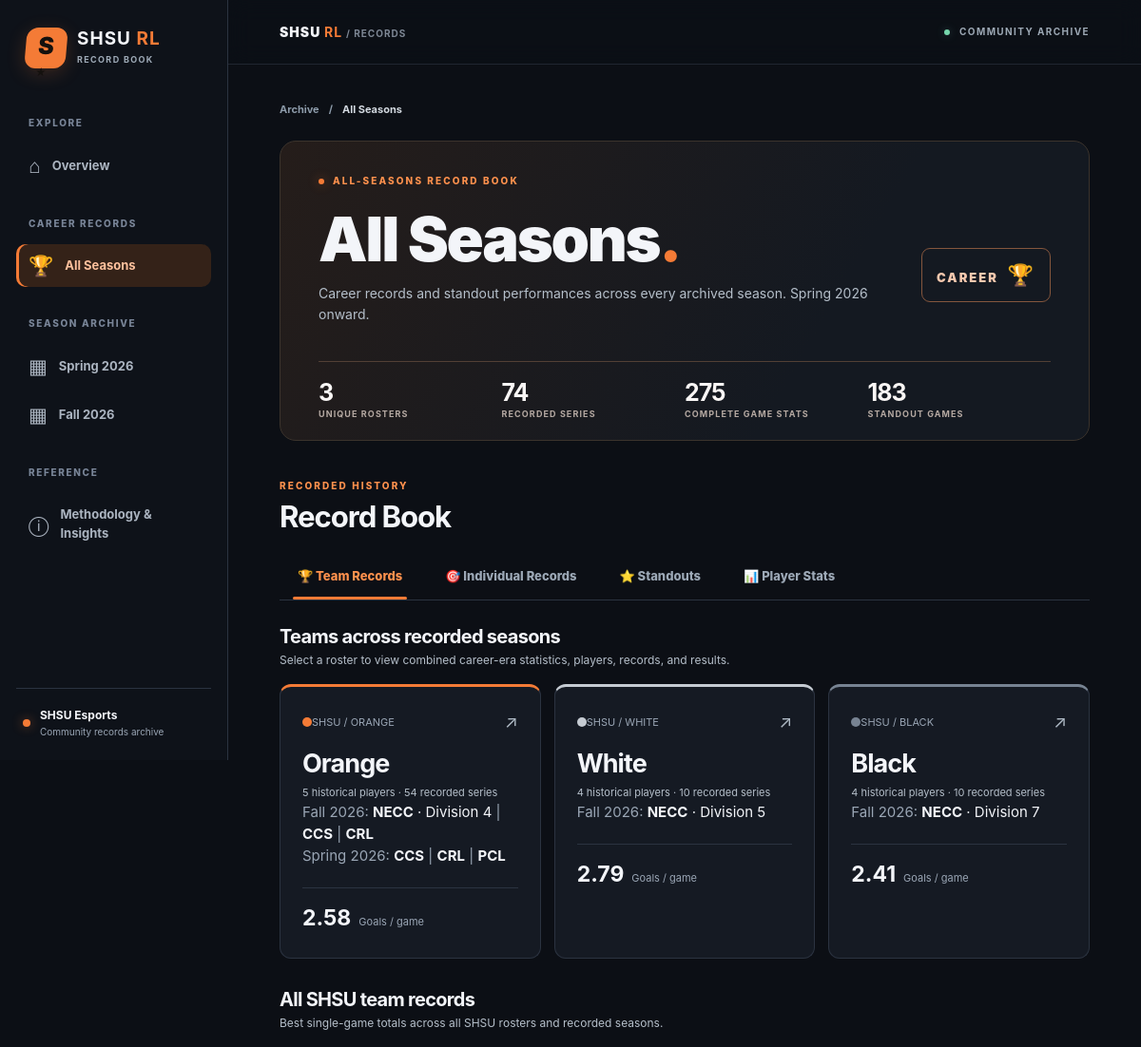
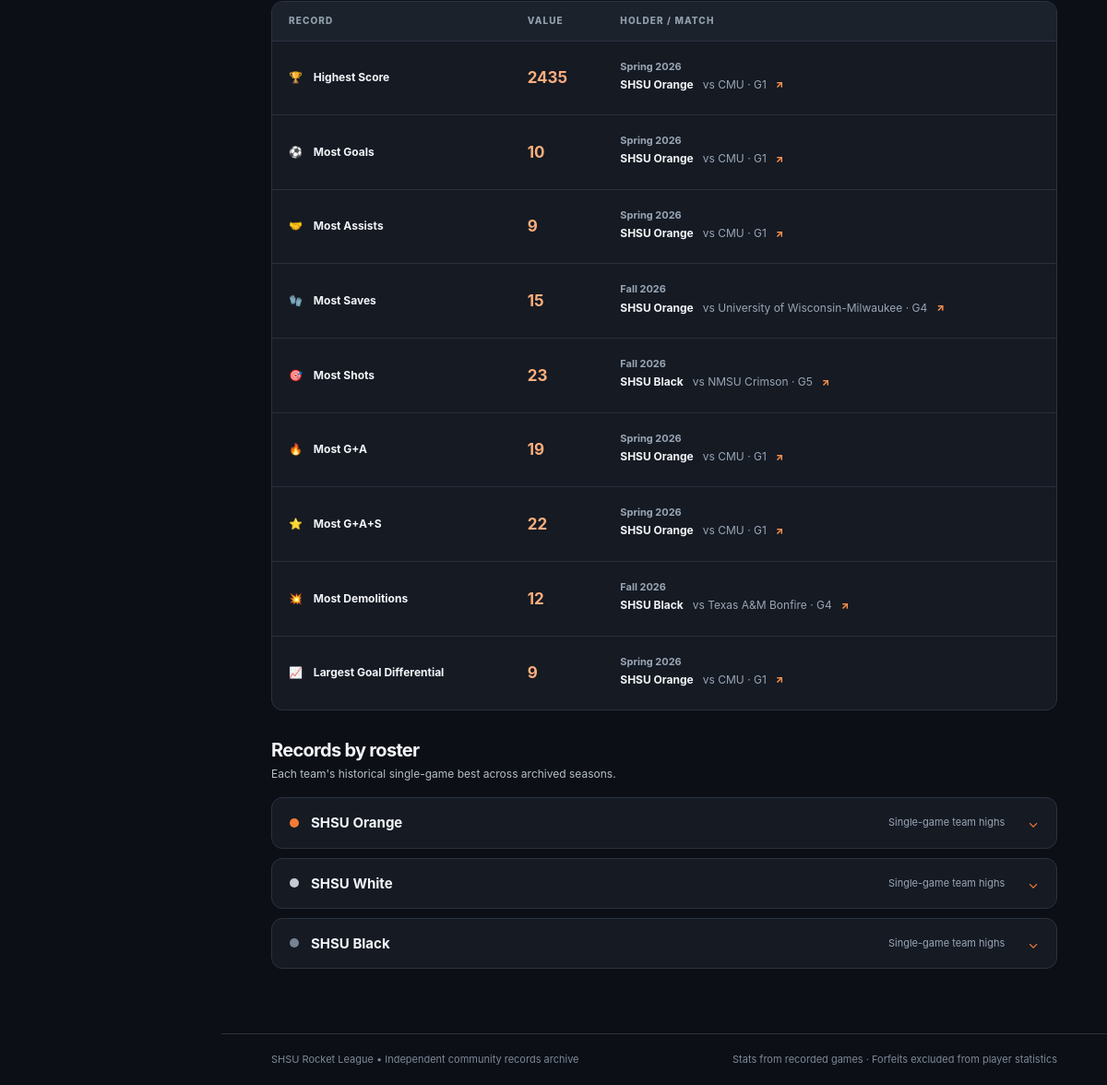
The app's page /all-seasons/ with its own data (2 pictures, top to bottom).
### tables this page shows
CREATE TABLE seasons (
 id INTEGER PRIMARY KEY, slug TEXT NOT NULL UNIQUE, name TEXT NOT NULL UNIQUE
);

CREATE TABLE team_seasons (
 id INTEGER PRIMARY KEY,
 season_id INTEGER NOT NULL REFERENCES seasons(id),
 team_id INTEGER NOT NULL REFERENCES teams(id),
 UNIQUE(season_id, team_id),
 UNIQUE(id, season_id)
);

CREATE TABLE teams (
 id INTEGER PRIMARY KEY, slug TEXT NOT NULL UNIQUE, name TEXT NOT NULL UNIQUE
);

CREATE TABLE competitions (
 id INTEGER PRIMARY KEY, slug TEXT NOT NULL UNIQUE, name TEXT NOT NULL
);

### app.py (the view)
@app.route("/all-seasons/")
def all_seasons_page():
    conn = db()
    history = repo.seasons(conn)
    all_team_games = []
    appearances = []
    rostered_players = {}
    team_data = {}
    for historical_season in history:
        sid = historical_season["id"]
        all_team_games.extend(_labelled_games(
            repo.team_game_rows(conn, sid), historical_season
        ))
        appearances.extend(_labelled_games(
            repo.individual_games(conn, sid), historical_season
        ))
        for leader in repo.leaderboard(conn, sid):
            rostered_players[leader["player_id"]] = {
                "player_id": leader["player_id"], "slug": leader["slug"],
                "display_name": leader["display_name"]
            }
        for roster_team in repo.team_seasons(conn, sid):
            key = roster_team["slug"]
            item = team_data.setdefault(key, {
                "slug": key, "name": roster_team["name"],
                "series_count": 0, "roster_ids": set(), "games": [],
                "team_season_ids": []
            })
            item["series_count"] += len(repo.team_series(conn, roster_team["id"]))
            item["team_season_ids"].append(roster_team["id"])
            item["roster_ids"].update(
                member["id"] for member in repo.roster(conn, roster_team["id"])
            )
            item["games"].extend(
                _labelled_games(
                    repo.team_game_rows(conn, sid, roster_team["id"]),
                    historical_season,
                )
            )
    for appearance in appearances:
        rostered_players.setdefault(appearance["player_id"], {
            "player_id": appearance["player_id"],
            "slug": appearance["player_slug"],
            "display_name": appearance["display_name"],
        })
        if appearance["team_slug"] in team_data:
            team_data[appearance["team_slug"]]["roster_ids"].add(
                appearance["player_id"]
            )
    team_list = []
    for item in sorted(
        team_data.values(),
        key=lambda t: ({"orange": 0, "white": 1, "black": 2}.get(t["slug"], 99), t["name"]),
    ):
        item["averages"] = repo.aggregate_games(item["games"])
        item["records"] = repo.records_for_games(item["games"])
        item["roster"] = [{"id": pid} for pid in item["roster_ids"]]
        item["competitions"] = repo.team_competitions(conn, item["team_season_ids"])
        team_list.append(item)
    leaders = []
    player_stats = []
    for identity in rostered_players.values():
        player_games = repo.player_games(conn, None, identity["player_id"])
        summary = repo.player_summary(player_games)
        accolades = {
            cat["field"]: (summary["accolades"][i]["count"] if summary else 0)
            for i, cat in enumerate(repo.STANDOUT_TYPES)
        }
        leaders.append({
            **identity,
            "games_played": summary["games"] if summary else 0,
            "standout_games": summary["standouts"] if summary else 0,
            "standout_pct": summary["standout_pct"] if summary else None,
            **accolades,
            "season_names": ", ".join(
                season["name"] for season in reversed(repo.player_seasons(
                    conn, identity["player_id"]
                ))
            ),
        })
        affiliations = repo.player_affiliations(conn, identity["player_id"])
        player_stats.append({
            "slug": identity["slug"],
            "display_name": identity["display_name"],
            "team_names": ", ".join(
                f'{team["name"]} · {team["season_name"]}'
                for team in reversed(affiliations)
            ) or "—",
            "summary": summary,
        })
    leaders.sort(key=lambda p: (
        not bool(p["games_played"]),
        -(p["standout_pct"] or 0),
        -p["standout_games"],
        p["display_name"].casefold(),
    ))
    player_stats.sort(key=lambda p: (
        -(p["summary"]["games"] if p["summary"] else 0),
        p["display_name"].casefold(),
    ))
    return render_template(
        "season.html", active_page="all_seasons", all_time=True,
        season={"name": "All Seasons", "slug": "all"},
        recorded_seasons=list(reversed(history)),
        teams=team_list, team_records=repo.records_for_games(all_team_games),
        individual_records=repo.individual_records(appearances),
        personal_bests=repo.personal_best_scores(appearances),
        leaders=leaders, player_stats=player_stats,
        total_series=sum(team["series_count"] for team in team_list),
        games_imported=len(all_team_games), appearances=len(appearances),
        standout_count=sum(game["is_standout"] for game in appearances),
    )

### templates/season.html (shortened to what this page needs)
{% extends "base.html" %}
{% block content %}
<nav class="breadcrumbs" aria-label="Breadcrumb"><a href="{{ url_for('home') }}">Archive</a><span>/</span><span>{{ season.name }}</span></nav>
<section class="page-hero compact-hero">
  <div class="eyebrow"><span class="eyebrow-dot"></span> {{ "ALL-SEASONS RECORD BOOK" if all_time|default(false) else "SEASON RECORD BOOK" }}</div>
  <div class="page-hero-row">
    <div><h1>{{ season.name }}<span class="accent">.</span></h1><p>{% if all_time|default(false) %}Career records and standout performances across every archived season. Spring 2026 onward.{% else %}Records and standout performances across Orange, White, and Black.{% endif %}</p></div>
    <div class="season-tag">{% if all_time|default(false) %}CAREER <strong>🏆</strong>{% else %}{{ season.name.split(" ")[0] | upper }} <strong>{{ season.name[-2:] }}</strong>{% endif %}</div>
  </div>
  <div class="stat-strip">
    <div><strong>{{ teams|length }}</strong><span>{{ "Unique rosters" if all_time|default(false) else "SHSU Rosters" }}</span></div>
    <div><strong>{{ total_series }}</strong><span>Recorded Series</span></div>
    <div><strong>{{ games_imported }}</strong><span>Complete Game Stats</span></div>
    <div><strong>{{ standout_count }}</strong><span>Standout Games</span></div>
  </div>
</section>
<section class="content-section">
  <div class="section-heading"><div><p class="eyebrow">{{ "RECORDED HISTORY" if all_time|default(false) else "THIS SEASON" }}</p><h2>Record Book</h2></div></div>
  <div class="tabbar" role="tablist" aria-label="{{ season.name }} record categories" data-tabs>
    <button type="button" class="tab active" id="tab-teams" role="tab" aria-controls="panel-teams" aria-selected="true" data-tab="teams">🏆 Team Records</button>
    <button type="button" class="tab" id="tab-individuals" role="tab" aria-controls="panel-individuals" aria-selected="false" data-tab="individuals">🎯 Individual Records</button>
    <button type="button" class="tab" id="tab-standouts" role="tab" aria-controls="panel-standouts" aria-selected="false" data-tab="standouts">⭐ Standouts</button>
    <button type="button" class="tab" id="tab-player-stats" role="tab" aria-controls="panel-player-stats" aria-selected="false" data-tab="player-stats">📊 Player Stats</button>
  </div>
  <div class="tab-panel" id="panel-teams" role="tabpanel" aria-labelledby="tab-teams" data-panel="teams">
    <div class="subsection-heading"><h3>{{ "Teams across recorded seasons" if all_time|default(false) else "Teams this season" }}</h3><p>{{ "Select a roster to view combined career-era statistics, players, records, and results." if all_time|default(false) else "Select a roster for season averages, players, and match results." }}</p></div>
    <div class="team-tiles">
      {% for team in teams %}
      <a class="team-tile team-{{ team.slug }}" href="{{ url_for('all_seasons_team_page', team_slug=team.slug) if all_time|default(false) else url_for('team_page', season_slug=season.slug, team_slug=team.slug) }}">
        <div class="team-tile-top"><span class="team-bullet"></span><span class="muted small">SHSU / {{ team.slug | upper }}</span><span class="tile-arrow">↗</span></div>
        <h3>{{ team.slug | capitalize }}</h3>
        <p>{{ team.roster|length }} {{ "historical players" if all_time|default(false) else "rostered players" }} · {{ team.series_count }} recorded series</p>
        {% if team.competitions %}
          <div class="team-tile-competitions" aria-label="Competitions and divisions">
          {% if all_time|default(false) %}
            {% for season_name, entries in team.competitions|groupby('season_name') %}
            <div class="team-tile-competition-row">
              <span class="muted">{{ season_name }}:</span>
              {% for entry in entries %}
                {% if not loop.first %} <span class="muted"> | </span> {% endif %}
                <strong>{{ entry.competition }}</strong>
                {% if entry.division %} · {{ entry.division }}{% endif %}
              {% endfor %}
            </div>
            {% endfor %}
          {% endif %}
        </div>
        {% endif %}
        <div class="tile-metric">{% if team.averages %}<strong>{{ "%.2f"|format(team.averages.goals) }}</strong><span>Goals / game</span>{% else %}<strong>—</strong><span>No game stats imported</span>{% endif %}</div>
      </a>
      {% endfor %}
    </div>
    <div class="subsection-heading"><h3>All SHSU team records</h3><p>Best single-game totals across all SHSU rosters{% if all_time|default(false) %} and recorded seasons{% else %} in {{ season.name }}{% endif %}.</p></div>
    {% if team_records %}
      <div class="table-scroll"><table class="data-table">
        <thead><tr><th>Record</th><th>Value</th><th>Holder / Match</th></tr></thead>
        <tbody>{% for record in team_records %}
          <tr><td class="label-cell"><span class="record-icon">{{ record.icon }}</span> {{ record.label }}</td><td><b class="record-number">{{ record.value }}</b></td>
            <td>{% for g in record.winners %}<div class="historical-record">{% if all_time|default(false) %}<span class="record-season-label">{{ g.season_name }}</span>{% endif %}<div class="holder-line"><a href="{{ url_for('all_seasons_team_page', team_slug=g.team_slug) if all_time|default(false) else url_for('team_page', season_slug=season.slug, team_slug=g.team_slug) }}">{{ g.team_name }}</a><a class="muted" href="{{ url_for('series.series_page', series_id=g.series_id) }}#game-{{ g.game_number }}">vs {{ g.opponent }} · G{{ g.game_number }}</a>{% if g.replay_url %}<a class="tiny-external" href="{{ g.replay_url }}" rel="noopener noreferrer" target="_blank" aria-label="Open replay">↗</a>{% endif %}</div></div>{% endfor %}</td></tr>
        {% endfor %}</tbody>
      </table></div>
    {% else %}
      <div class="empty-state"><span class="empty-icon">🏆</span><h3>Team records will appear here</h3><p>Import completed 3-player game statistics to automatically calculate every team record.</p></div>
    {% endif %}
    <div class="subsection-heading"><h3>Records by roster</h3><p>{{ "Each team's historical single-game best across archived seasons." if all_time|default(false) else "Each team's own best performances for the season." }}</p></div>
    <div class="accordion-stack">
      {% for team in teams %}
      <details class="accordion"><summary><span class="team-bullet team-bullet-{{ team.slug }}"></span><strong>{{ team.name }}</strong><span class="muted">Single-game team highs</span><span class="accordion-chevron">⌄</span></summary>
      </details>
      {% endfor %}
    </div>
  </div>
</section>
{% endblock %}

### templates/base.html (shortened to what this page needs)
<!DOCTYPE html>
<html lang="en">
<head>
  <link rel="stylesheet" href="{{ url_for('static', filename='css/style.css') }}">
</head>
<body>
  <div class="site-shell">
    <aside class="sidebar" id="site-sidebar" aria-label="Main navigation">
      <a class="brand" href="{{ url_for('home') }}" aria-label="SHSU Rocket League Records home">
        <span class="brand-mark" aria-hidden="true">S<span>★</span></span>
        <span class="brand-copy"><strong>SHSU <span>RL</span></strong><small>RECORD BOOK</small></span>
      </a>
      <div class="nav-section">
        <div class="nav-label">EXPLORE</div>
        <a class="nav-link {{ 'active' if active_page == 'home' else '' }}" href="{{ url_for('home') }}">
          <span aria-hidden="true">⌂</span> Overview
        </a>
        <div class="nav-label nav-label--spaced">CAREER RECORDS</div>
        <a class="nav-link {{ 'active' if active_page == 'all_seasons' else '' }}"
           href="{{ url_for('all_seasons_page') }}">
          <span aria-hidden="true">🏆</span> All Seasons
        </a>
        <div class="nav-label nav-label--spaced">SEASON ARCHIVE</div>
        {% for nav_season in site_seasons %}
        <a class="nav-link {{ 'active' if active_page == 'seasons' and season is defined and season is not none and season.slug == nav_season.slug else '' }}"
           href="{{ url_for('season_page', season_slug=nav_season.slug) }}">
          <span aria-hidden="true">▦</span> {{ nav_season.name }}
        </a>
        {% endfor %}
        <div class="nav-label nav-label--spaced">REFERENCE</div>
        <a class="nav-link {{ 'active' if active_page == 'methodology' else '' }}"
           href="{{ url_for('methodology_page') }}">
          <span aria-hidden="true">ⓘ</span> Methodology &amp; Insights
        </a>
      </div>
      <div class="sidebar-footer">
        <span class="status-dot"></span>
        <div><strong>SHSU Esports</strong><small>Community records archive</small></div>
      </div>
    </aside>
    <div class="main-shell">
      <header class="topbar">
        <a class="topbar-brand" href="{{ url_for('home') }}">SHSU <b>RL</b> <span>/ RECORDS</span></a>
        <div class="topbar-meta"><span class="live-dot"></span> COMMUNITY ARCHIVE</div>
      </header>
      <main id="main" class="page-content">
        {% block content %}{% endblock %}
      </main>
      <footer class="site-footer">
        <span>SHSU Rocket League • Independent community records archive</span>
        <span>Stats from recorded games · Forfeits excluded from player statistics</span>
      </footer>
    </div>
  </div>
</body>
</html>

### records on screen
seasons: name "Spring 2026"
seasons: name "Fall 2026", season_name "Fall 2026" "Fall 2026" "Fall 2026"
team_seasons: slug "ORANGE", slug "Orange", roster|length "5", value "historical players", series_count "54", competitions "Fall 2026" "Spring 2026", averages.goals "2.58", name "SHSU Orange"
competitions: competition "NECC", division "Division 4", division "Division 5", division "Division 7"
competitions: competition "CCS"
competitions: competition "CRL"
competitions: competition "PCL"
team_seasons: slug "WHITE", slug "White", roster|length "4", value "historical players", series_count "10", competitions "Fall 2026", averages.goals "2.79", name "SHSU White"
team_seasons: slug "BLACK", slug "Black", roster|length "4", value "historical players", series_count "10", competitions "Fall 2026", averages.goals "2.41", name "SHSU Black"
teams: season_name "Spring 2026", team_name "SHSU Orange", opponent "CMU", game_number "1"

### other values on screen
{{ season.name }} "All Seasons"
{{ teams|length }} "3"
{{ "Unique rosters" if all_time|default(false) else "SHSU Rosters" }} "UNIQUE ROSTERS"
{{ total_series }} "74"
{{ games_imported }} "275"
{{ standout_count }} "183"
{{ "RECORDED HISTORY" if all_time|default(false) else "THIS SEASON" }} "RECORDED HISTORY"
{{ record.icon }} "🏆" "⚽" "🤝" "🧤" "🎯" "🔥" "⭐" "💥" "📈"
{{ record.label }} "Highest Score" "Most Goals" "Most Assists" "Most Saves" "Most Shots" "Most G+A" "Most G+A+S" "Most Demolitions" "Largest Goal Differential"
{{ record.value }} "2435" "10" "9" "15" "23" "19" "22" "12" "9"
{{ g.team_name }} "SHSU Orange" "SHSU Black" "SHSU Black"
{{ g.opponent }} "University of Wisconsin-Milwaukee" "NMSU Crimson" "Texas A&M Bonfire"
{{ g.game_number }} "4" "5" "4"
